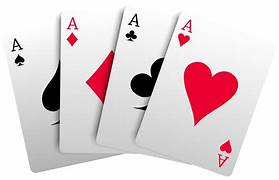
#> input picture th.jpg, 279 x 180 px, found by its file name
$ python w2-5.py
#> lines starting #> are read from the running program, lines starting #| are printed output that depends on the picture
import cv2
import numpy as np

image = cv2.imread('th.jpg')
#> image is the input picture: shape (180, 279, 3); mean B, G, R 215.5, 212.9, 226.2
print("imageL: ",image)
#> (printed output is left out)
width,height = 500,500
new_image = cv2.resize(image,(500,500))
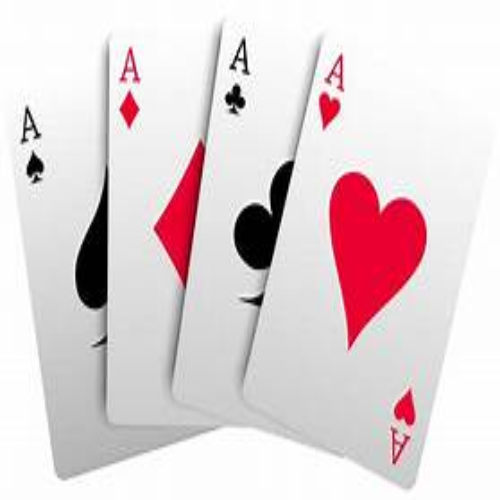
#> new_image: shape (500, 500, 3); mean B, G, R 215.4, 212.8, 226.1
# Tọa độ của 4 điểm trên hình ảnh gốc
pts1 = np.float32([[180,13],[276,40],[136,142],[230,175]])
print("pts1: " ,pts1.shape)
# Tọa độ của 4 điểm trên hình ảnh đích (muốn chuyển đổi thành)
pts2 = np.float32([[0,0],[width,0],[0,height],[width,height]])
print("pts2: ",pts2.shape)
# Tính ma trận chuyển đổi (Perspective Transform Matrix)
matrix = cv2.getPerspectiveTransform(pts1,pts2)
print("matrix: ", matrix)
ouput = cv2.warpPerspective(image,matrix,(width,height))
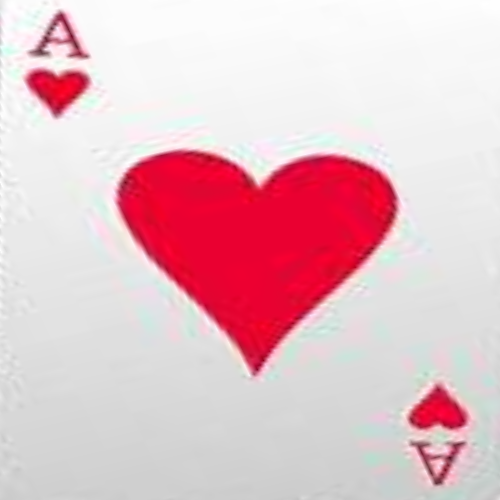
#> ouput: shape (500, 500, 3); mean B, G, R 199.2, 191.7, 229.1
cv2.imshow("output", ouput)
cv2.waitKey(0)

$ run again, with shape.jpg copied over th.jpg
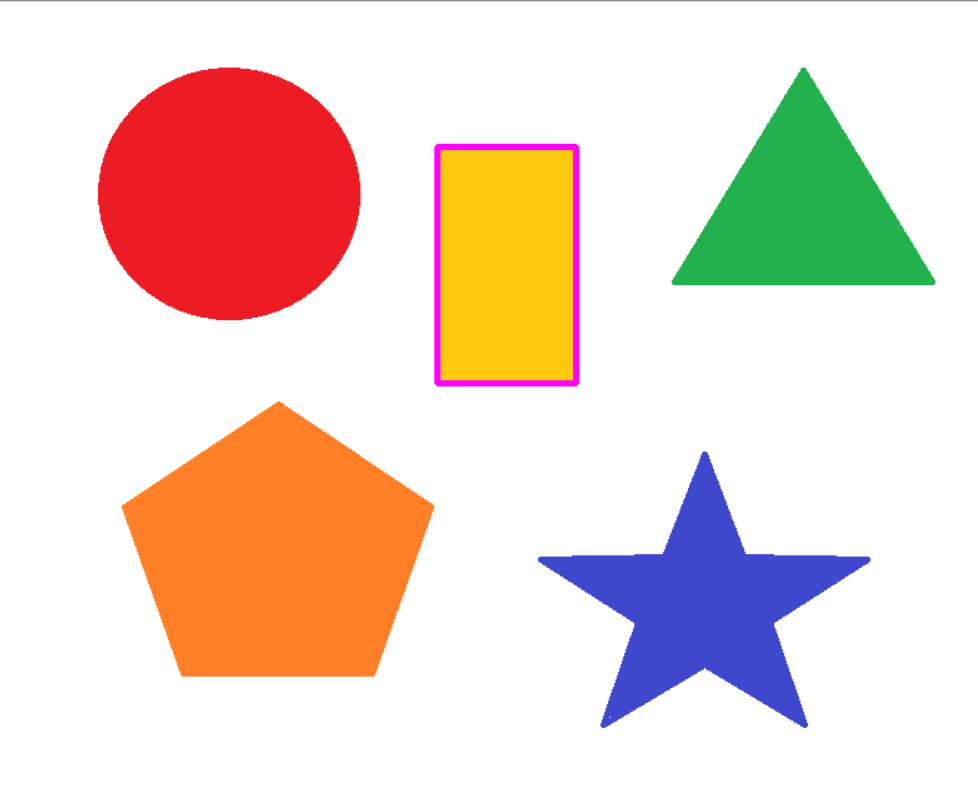
#> input picture shape.jpg, 978 x 785 px, found by its file name
#> image is the input picture: shape (785, 978, 3); mean B, G, R 204.5, 214.8, 236.7
#> (printed output is left out)
#> `new_image = cv2.resize(image,(500,500))`:
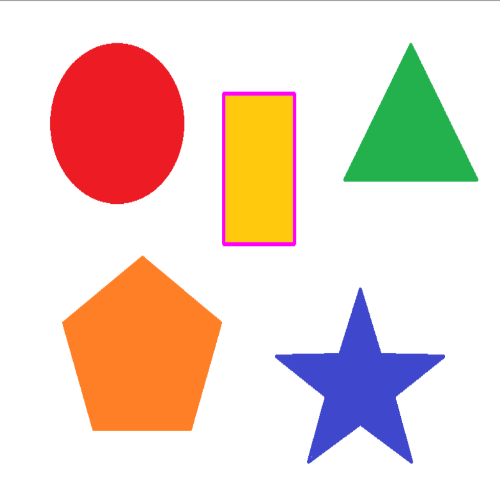
#> new_image: shape (500, 500, 3); mean B, G, R 204.5, 214.8, 236.7
#> `ouput = cv2.warpPerspective(image,matrix,(width,height))`:
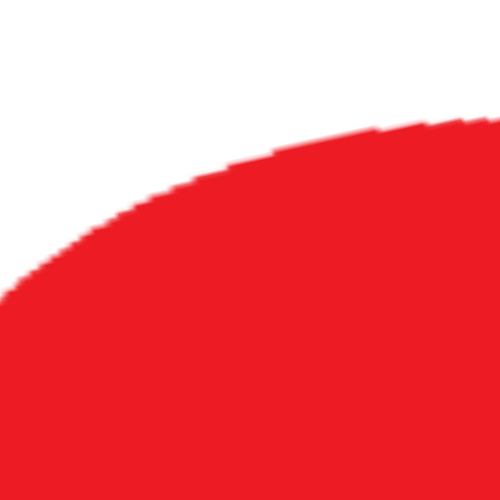
#> ouput: shape (500, 500, 3); mean B, G, R 112.8, 107.6, 243.3
